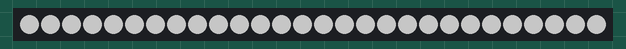
The sketch below on a simulated Arduino Uno, built for the host (arithmetic inside an expression is 32-bit, double 64-bit). Parts: 28 RGB LEDs in strip order, left to right. Dim RGB values are drawn brighter than linear.

Above: at 5.5 s.
At 8.45 s:
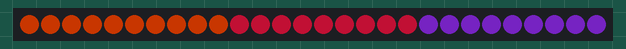
At 15.4 s:
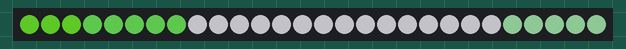
At 20.65 s:
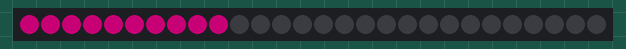
At 26.05 s:
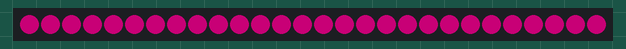
At 39.71 s:
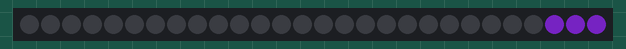

The sketch:

sideLED.ino
```cpp
#include <FastLED.h>

#define NUM_LEDS 28
#define DATA_PIN 3
#define CLOCK_PIN 13
#define BRIGHTNESS  100
#define LED_TYPE    APA102

CRGB leds[NUM_LEDS];

void setup() {

FastLED.addLeds<DOTSTAR, DATA_PIN, CLOCK_PIN, RGB>(leds, NUM_LEDS);
FastLED.setBrightness(BRIGHTNESS);
}

void V1 ()
{

for (int i=0; i<27; i++){

leds[i]=CRGB::White;
FastLED.show();
delay(200);
leds[i]=CRGB::Black;

    }
}

void V2 () {

    leds[0]=CRGB::WhiteSmoke;
    leds[1]=CRGB::WhiteSmoke;
    leds[2]=CRGB::WhiteSmoke;
    leds[3]=CRGB::WhiteSmoke;
    leds[4]=CRGB::WhiteSmoke;
    leds[5]=CRGB::WhiteSmoke;
    leds[6]=CRGB::WhiteSmoke;
    leds[7]=CRGB::WhiteSmoke;
    leds[8]=CRGB::WhiteSmoke;
    leds[9]=CRGB::WhiteSmoke;
    leds[10]=CRGB::WhiteSmoke;
    leds[11]=CRGB::WhiteSmoke;
    leds[12]=CRGB::WhiteSmoke;
    leds[13]=CRGB::WhiteSmoke;
    leds[14]=CRGB::WhiteSmoke;
    leds[15]=CRGB::WhiteSmoke;
    leds[16]=CRGB::WhiteSmoke;
    leds[17]=CRGB::WhiteSmoke;
    leds[18]=CRGB::WhiteSmoke;
    leds[19]=CRGB::WhiteSmoke;
    leds[20]=CRGB::WhiteSmoke;
    leds[21]=CRGB::WhiteSmoke;
    leds[22]=CRGB::WhiteSmoke;
    leds[23]=CRGB::WhiteSmoke;
    leds[24]=CRGB::WhiteSmoke;
    leds[25]=CRGB::WhiteSmoke;
    leds[26]=CRGB::WhiteSmoke;
    leds[27]=CRGB::WhiteSmoke;
    leds[28]=CRGB::WhiteSmoke;
    FastLED.show();
    delay(200);

    for(int i=0; i<27; i++){
        leds[i]=CRGB::Black;
        FastLED.show();
        delay(100);
    }}

void V3(){

    leds[0]=CRGB::OrangeRed;
    leds[1]=CRGB::OrangeRed;
    leds[2]=CRGB::OrangeRed;
    leds[3]=CRGB::OrangeRed;
    leds[4]=CRGB::OrangeRed;
    leds[5]=CRGB::OrangeRed;
    leds[6]=CRGB::OrangeRed;
    leds[7]=CRGB::OrangeRed;
    leds[8]=CRGB::OrangeRed;
    leds[9]=CRGB::OrangeRed;
    leds[10]=CRGB::Crimson;
    leds[11]=CRGB::Crimson;
    leds[12]=CRGB::Crimson;
    leds[13]=CRGB::Crimson;
    leds[14]=CRGB::Crimson;
    leds[15]=CRGB::Crimson;
    leds[16]=CRGB::Crimson;
    leds[17]=CRGB::Crimson;
    leds[18]=CRGB::Crimson;
    leds[19]=CRGB::BlueViolet;
    leds[20]=CRGB::BlueViolet;
    leds[21]=CRGB::BlueViolet;
    leds[22]=CRGB::BlueViolet;
    leds[23]=CRGB::BlueViolet;
    leds[24]=CRGB::BlueViolet;
    leds[25]=CRGB::BlueViolet;
    leds[26]=CRGB::BlueViolet;
    leds[27]=CRGB::BlueViolet;
    leds[28]=CRGB::BlueViolet;
    FastLED.show();
    delay(300);

        for(int i=0; i<=27; i++){
        leds[i]=CRGB::Black;
        FastLED.show();
        delay(200);
    }}

void V4(){

        for (int a =0; a<=27; a++){
            for(int b=0; b<=3; b++){
                leds[b]=CRGB(120,255,50);
                FastLED.show();}
            for(int c=3; c<=8; c++){
                leds[c]=CRGB(120,255,100);
                FastLED.show();
            }
            for (int d=8; d<=17;d++){
                leds[d]=CRGB(160,255,160);
                FastLED.show();
            }
            for(int e=17; e<=22; e++){
                leds[e]=CRGB(170,255,170);
                FastLED.show();
            }
            for(int f=22; f<=28; f++){
            leds[f]=CRGB(180,255,190);
            FastLED.show();
            }


        }

    }

void V5(){
for(int i=14; i<=17; i++){
    leds[i]=CRGB::GhostWhite;
    FastLED.show();
}
delay(500);
for (int k=17; k<=21; k++){
    leds[k]=CRGB::GhostWhite;
    FastLED.show();
}
for (int j=11; j<=13; j++){
    leds[j]=CRGB::GhostWhite;
    FastLED.show();
}
delay(500);
for (int m=8; m<12; m++){
    leds[m]=CRGB::GhostWhite;
    FastLED.show();
}
for (int n=21; n<23; n++){
    leds[n]=CRGB::GhostWhite;
    FastLED.show();
}
delay(500);
for(int g=23; g<28; g++)
{
leds[g]=CRGB::GhostWhite;
FastLED.show();}
for(int s=0; s<=8; s++)
{
leds[s]=CRGB::GhostWhite;
FastLED.show();}
}

void V6 ()
{

for (int i=0; i<=27; i++){

leds[i]=CRGB(0,100,255);
FastLED.show();
delay(70);
leds[i]=CRGB::Black;

    }
}

void V7 ()
{

for (int i=0; i<=27; i++){

leds[i]=CRGB(255,0,150);
FastLED.show();
delay(300);

    }
}

void loop() {

V1();
V2();
V3();
V4();
V5();
V6();
V7();
}
```

Measured:
- what the display in image 2 shows lasts 0.5 s, from 15.3 s to 15.8 s
